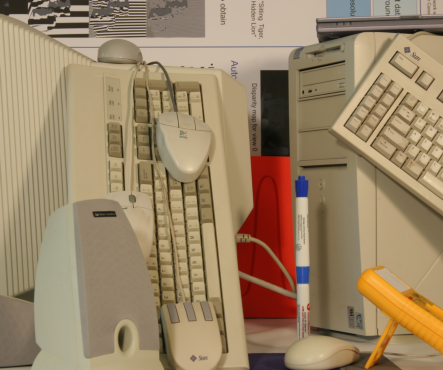
#> input picture 2views/Computer/view1.png, 443 x 370 px
$ python Stereo_vision.py
#> lines starting #> are read from the running program, lines starting #| are printed output that depends on the picture
import cv2
import numpy as np
import matplotlib.pyplot as plt

image_1 = "2views/Computer/view1.png"
image_2 = "2views/Computer/view5.png"


# Load left and right images (rectified stereo pair)
left_image = cv2.imread(image_1, cv2.IMREAD_GRAYSCALE)
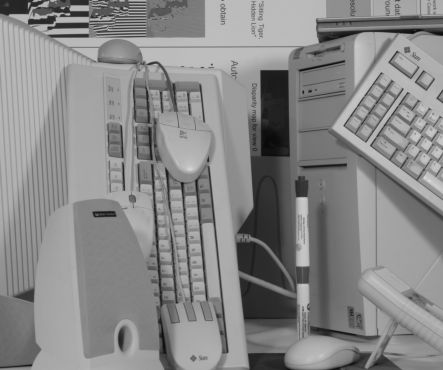
#> left_image: shape (370, 443); min 9, max 221, mean 135.8
right_image = cv2.imread(image_2, cv2.IMREAD_GRAYSCALE)
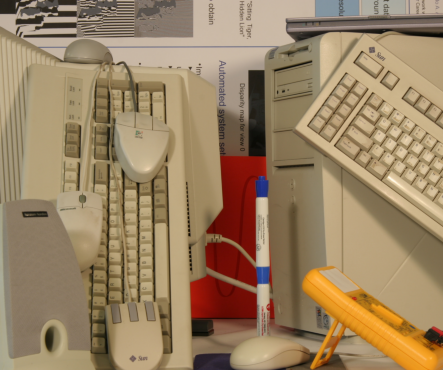
#> input picture 2views/Computer/view5.png, 443 x 370 px
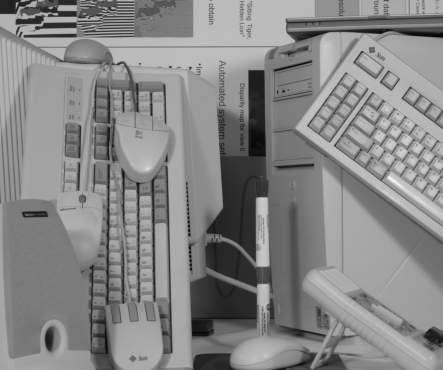
#> right_image: shape (370, 443); min 5, max 249, mean 133.7

# Create a stereo block matcher object
# You can use either StereoBM or StereoSGBM
stereo = cv2.StereoBM_create(numDisparities=16*5, blockSize=15)

# Compute the disparity map
disparity = stereo.compute(left_image, right_image)
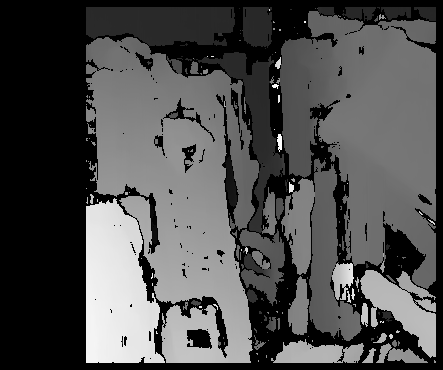
#> disparity: shape (370, 443) int16; min -16, max 1264, mean 380; drawn with min black and max white

# Normalize the disparity map for display
disparity_normalized = cv2.normalize(disparity, disparity, alpha=255, beta=0, norm_type=cv2.NORM_MINMAX)
disparity_normalized = np.uint8(disparity_normalized)

# Display the disparity map
plt.figure(figsize=(10, 5))
plt.title('Disparity Map')
plt.imshow(disparity_normalized, cmap='gray')
plt.axis('off')
plt.show()

# Depth estimation (optional)
# Assuming you know the baseline (B), focal length (f), and disparity (d)
f = 0.8  # Focal length in some units (this should match your camera settings)
B = 0.2  # Baseline in the same units
depth_map = np.zeros_like(disparity, dtype=np.float32)

# Calculate depth from disparity (ignoring divide-by-zero warnings)
with np.errstate(divide='ignore'):
    depth_map = (f * B) / (disparity + 1e-6)  # Avoid division by zero with a small constant
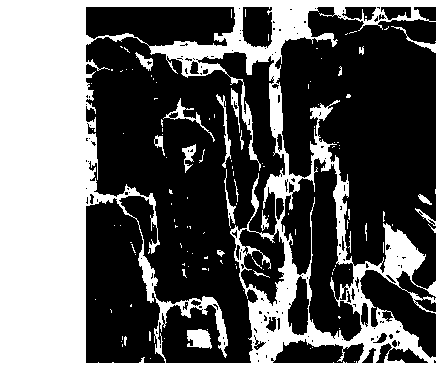
#> depth_map: shape (370, 443) float64; min 0.000627, max 160000, mean 61837.8; drawn with min black and max white

# Display the depth map
plt.figure(figsize=(10, 5))
plt.title('Depth Map')
plt.imshow(depth_map, cmap='jet')
plt.axis('off')
plt.show()
